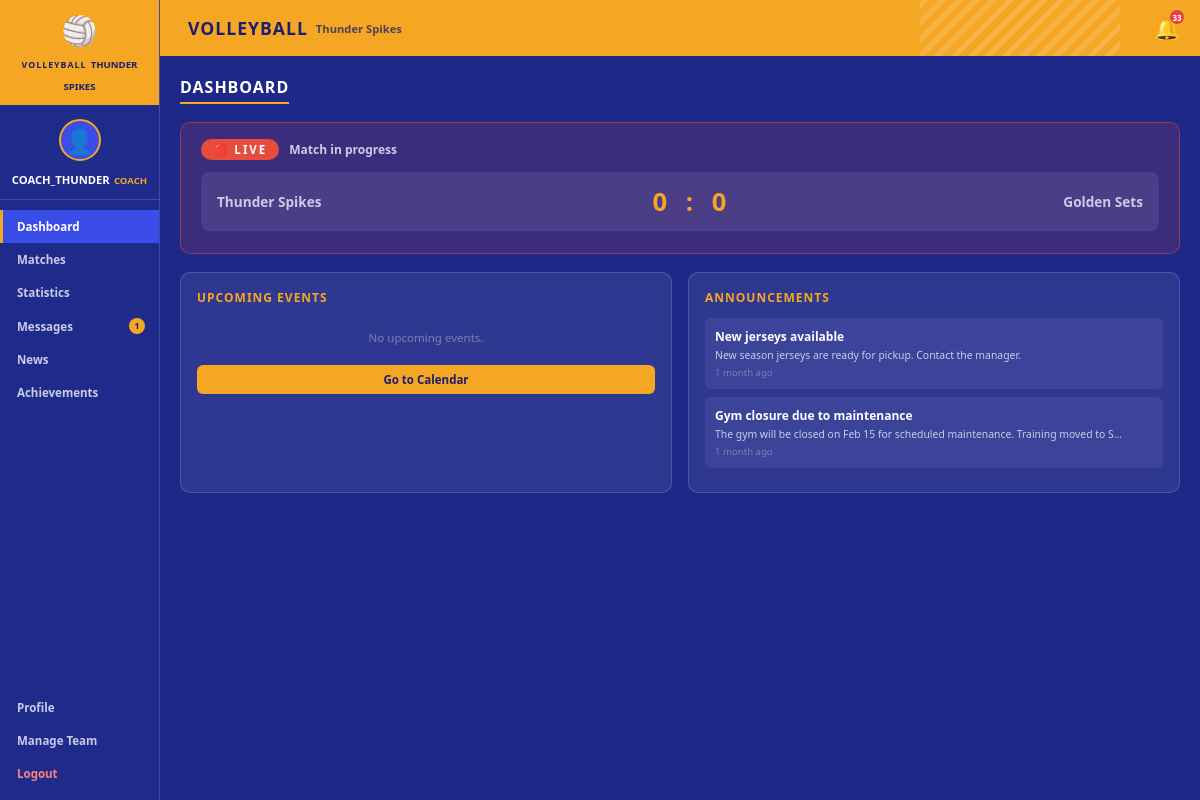
Screenshot of / (signed in) with the database file from the repository.
### scheduling/models.py (models this page shows, shortened)
class UserProfile(models.Model):
    ROLE_CHOICES = [
        ('player', 'Player'),
        ('captain', 'Captain'),
        ('coach', 'Coach'),
        ('parent', 'Parent'),
        ('manager', 'Manager'),
    ]
    user = models.OneToOneField(User, on_delete=models.CASCADE, related_name='profile')
    role = models.CharField(max_length=20, choices=ROLE_CHOICES, default='player')
    team = models.ForeignKey(Team, on_delete=models.SET_NULL, null=True, blank=True, related_name='members')
    avatar = models.ImageField(upload_to='avatars/', null=True, blank=True)

class Team(models.Model):
    name = models.CharField(max_length=100)
    created_at = models.DateTimeField(auto_now_add=True)

class Announcement(models.Model):
    team = models.ForeignKey(Team, on_delete=models.CASCADE, related_name='announcements')
    title = models.CharField(max_length=200)
    body = models.TextField()
    created_by = models.ForeignKey(User, on_delete=models.SET_NULL, null=True)
    created_at = models.DateTimeField(auto_now_add=True)
    class Meta:
        ordering = ['-created_at']

### volleyball_project/views.py (the view)
# urls.py: path('',              project_views.dashboard,      name='dashboard'),
@login_required
def dashboard(request):
    today = timezone.now()
    upcoming_events = []
    user_team = None
    if hasattr(request.user, 'profile') and request.user.profile.team:
        user_team = request.user.profile.team
    if user_team:
        upcoming_matches = Match.objects.filter(
            Q(home_team=user_team) | Q(away_team=user_team),
            date__gte=today,
            status='upcoming'
        ).select_related('home_team', 'away_team').order_by('date')[:3]
        upcoming_trainings = TrainingSession.objects.filter(
            team=user_team,
            date__gte=today,
            status='scheduled'
        ).select_related('team').order_by('date')[:3]
    else:
        upcoming_matches = []
        upcoming_trainings = []
    announcements = []
    if hasattr(request.user, 'profile') and request.user.profile.team:
        announcements = Announcement.objects.filter(
            team=request.user.profile.team
        ).order_by('-created_at')[:3]
    context = {
        'upcoming_matches': upcoming_matches,
        'upcoming_trainings': upcoming_trainings,
        'announcements': announcements,
        'active_page': 'dashboard',
    }
    return render(request, 'dashboard.html', context)

### volleyball_project/templates/dashboard.html (shortened to what this page needs)
{% extends 'base.html' %}
{% block page_title %}VOLLEYBALL{% endblock %}
{% block page_subtitle %}{{ request.user.profile.team.name|default:"TEAM NAME" }}{% endblock %}
{% block content %}
<div class="section-header">
    <h2 class="section-title">DASHBOARD</h2>
</div>
<div id="live-widget" style="display:none; background:rgba(231,76,60,0.15); border:1px solid rgba(231,76,60,0.5); border-radius:10px; padding:16px 20px; margin-bottom:18px;">
    <div style="display:flex; align-items:center; gap:10px; margin-bottom:12px;">
        <span style="background:#e74c3c; color:white; padding:3px 12px; border-radius:20px; font-size:0.72rem; font-weight:800; text-transform:uppercase; letter-spacing:2px; animation:pulse 1.4s infinite;">🔴 LIVE</span>
        <span style="font-size:0.75rem; color:#c8cce8; font-weight:600;">Match in progress</span>
    </div>
    <div id="live-matches-container"></div>
</div>
<div style="display:grid; grid-template-columns:1fr 1fr; gap:16px;">
    <div style="background:rgba(255,255,255,0.08); border-radius:10px; padding:16px; border:1px solid rgba(255,255,255,0.15);">
        <h3 style="font-size:0.75rem; font-weight:800; color:#f5a623; margin-bottom:12px; text-transform:uppercase; letter-spacing:1px;">UPCOMING EVENTS</h3>
        {% if not upcoming_matches and not upcoming_trainings %}
        <p style="font-size:0.72rem; color:#7a80b0; text-align:center; padding:12px 0;">No upcoming events.</p>
        {% endif %}
        <a href="{% url 'calendar' %}" style="display:block; text-align:center; padding:7px; background:var(--orange); color:#1a1f6e; border-radius:6px; font-size:0.72rem; font-weight:700; text-decoration:none; margin-top:8px;">Go to Calendar</a>
    </div>
    <div style="background:rgba(255,255,255,0.08); border-radius:10px; padding:16px; border:1px solid rgba(255,255,255,0.15);">
        <h3 style="font-size:0.75rem; font-weight:800; color:#f5a623; margin-bottom:12px; text-transform:uppercase; letter-spacing:1px;">ANNOUNCEMENTS</h3>
        {% for ann in announcements %}
        <div style="background:rgba(255,255,255,0.06); border-radius:6px; padding:10px; margin-bottom:8px;">
            <div style="font-size:0.75rem; font-weight:700;">{{ ann.title }}</div>
            <div style="font-size:0.65rem; color:#c8cce8; margin-top:3px;">{{ ann.body|truncatechars:80 }}</div>
            <div style="font-size:0.6rem; color:#7a80b0; margin-top:4px;">{{ ann.created_at|timesince }} ago</div>
        </div>
        {% empty %}
        <p style="font-size:0.72rem; color:#7a80b0; text-align:center; padding:12px 0;">No announcements.</p>
        {% endfor %}
    </div>
</div>
{% endblock %}

### volleyball_project/templates/base.html (shortened to what this page needs)
<!DOCTYPE html>
<html lang="en">
<head>
    {% load static %}
    <link rel="stylesheet" href="{% static 'css/volleyball.css' %}">
</head>
<body>
    <div class="app-layout">
        <aside class="sidebar">
            <div class="sidebar-header">
                <div class="team-logo">
                    <div class="volleyball-icon">🏐</div>
                    <div class="team-info">
                        <span class="team-label">VOLLEYBALL</span>
                        <span class="team-name">{{ request.user.profile.team.name|default:"TEAM NAME" }}</span>
                    </div>
                </div>
            </div>
            <div class="user-profile">
                <div class="avatar">
                    {% if request.user.profile.avatar %}
                        <img src="{{ request.user.profile.avatar.url }}" alt="avatar">
                    {% else %}
                        <div class="avatar-placeholder">👤</div>
                    {% endif %}
                </div>
                <div class="user-details">
                    <span class="username">{{ request.user.username }}</span>
                    <span class="user-role">{{ request.user.profile.get_role_display|default:"Player"|upper }}</span>
                </div>
            </div>
            <nav class="sidebar-nav">
                <a href="{% url 'dashboard' %}" class="nav-item {% if active_page == 'dashboard' %}active{% endif %}">
                    Dashboard
                </a>
                <a href="{% url 'matches' %}" class="nav-item {% if active_page == 'matches' %}active{% endif %}">
                    Matches
                </a>
                <a href="{% url 'statistics' %}" class="nav-item {% if active_page == 'statistics' %}active{% endif %}">
                    Statistics
                </a>
                <a href="{% url 'messages' %}" class="nav-item {% if active_page == 'messages' %}active{% endif %}" style="display:flex; justify-content:space-between; align-items:center;">
                    Messages
                    <span id="msg-badge" style="display:none; background:#f5a623; color:#1a1f6e; border-radius:50%; width:16px; height:16px; font-size:0.55rem; font-weight:900; align-items:center; justify-content:center;"></span>
                </a>
                <a href="{% url 'news' %}" class="nav-item {% if active_page == 'news' %}active{% endif %}">
                    News
                </a>
                <a href="{% url 'achievements' %}" class="nav-item {% if active_page == 'achievements' %}active{% endif %}">
                    Achievements
                </a>
                <a href="{% url 'profile' %}" class="nav-item {% if active_page == 'profile' %}active{% endif %}" style="margin-top:auto;">
                    Profile
                </a>
                {% if request.user.profile.role in 'coach,manager' %}
                <a href="{% url 'manage_team_members' %}" class="nav-item {% if active_page == 'manage_team' %}active{% endif %}">
                    Manage Team
                </a>
                {% endif %}
                <a href="{% url 'logout' %}" class="nav-item" style="color:#ff8080;">
                    Logout
                </a>
            </nav>
        </aside>
        <main class="main-content">
            <header class="top-header">
                <div class="header-title">
                    <h1>{% block page_title %}VOLLEYBALL{% endblock %}</h1>
                    <span class="header-subtitle">{% block page_subtitle %}{% endblock %}</span>
                </div>
                <div class="header-actions">
                    <a href="{% url 'notifications' %}" class="bell-btn" title="Notifications" style="position:relative;">
                        🔔
                        <span id="notif-badge" style="display:none; position:absolute; top:-4px; right:-4px; background:#e84040; color:#fff; border-radius:50%; width:14px; height:14px; font-size:0.5rem; font-weight:900; align-items:center; justify-content:center;"></span>
                    </a>
                </div>
            </header>
            <div class="page-body">
                {% block content %}{% endblock %}
            </div>
        </main>
    </div>
</body>
</html>

### volleyball_project/static/css/volleyball.css (style rules this page uses)
:root { --blue-dark: #1a1f6e; --blue-mid: #2a35c9; --blue-light: #3b4de8; --blue-sidebar: #1e2b8a; --orange: #f5a623; --orange-dark: #e08800; --white: #ffffff; --gray-light: #f0f2ff; --gray-mid: #c8cce8; --gray-text: #7a80b0; --red: #e84040; --green: #27ae60; --border: rgba(255,255,255,0.15); --shadow: 0 4px 16px rgba(26,31,110,0.18); --radius: 10px; --radius-sm: 6px; }
* { box-sizing: border-box; margin: 0; padding: 0; }
body { font-family: 'Segoe UI', Arial, sans-serif; background: #0f1450; color: var(--white); min-height: 100vh; }
.app-layout { display: flex; min-height: 100vh; }
.sidebar { width: 160px; min-height: 100vh; background: var(--blue-sidebar); display: flex; flex-direction: column; padding: 0; flex-shrink: 0; border-right: 1px solid var(--border); }
.sidebar-header { background: var(--orange); padding: 10px 8px; text-align: center; }
.team-logo { display: flex; flex-direction: column; align-items: center; gap: 2px; }
.volleyball-icon { font-size: 1.8rem; }
.team-label { font-size: 0.55rem; font-weight: 800; color: var(--blue-dark); letter-spacing: 1px; text-transform: uppercase; }
.team-name { font-size: 0.6rem; font-weight: 700; color: var(--blue-dark); text-transform: uppercase; }
.user-profile { display: flex; flex-direction: column; align-items: center; padding: 14px 8px 10px; border-bottom: 1px solid var(--border); gap: 6px; }
.avatar { width: 42px; height: 42px; border-radius: 50%; background: var(--blue-light); overflow: hidden; display: flex; align-items: center; justify-content: center; border: 2px solid var(--orange); }
.avatar-placeholder { font-size: 1.5rem; }
.username { font-size: 0.7rem; font-weight: 700; text-align: center; text-transform: uppercase; }
.user-role { font-size: 0.6rem; color: var(--orange); font-weight: 600; text-align: center; }
.sidebar-nav { display: flex; flex-direction: column; padding: 10px 0; flex: 1; }
.nav-item { display: block; padding: 9px 14px; font-size: 0.72rem; font-weight: 600; color: var(--gray-mid); text-decoration: none; border-left: 3px solid transparent; transition: all 0.15s ease; text-transform: capitalize; }
.nav-item:hover, .nav-item.active { background: var(--blue-light); color: var(--white); border-left-color: var(--orange); }
.main-content { flex: 1; display: flex; flex-direction: column; background: #1e2888; min-height: 100vh; }
.top-header { display: flex; align-items: center; justify-content: space-between; padding: 0 20px; background: var(--orange); height: 56px; position: relative; overflow: hidden; }
.top-header::before { content: ''; position: absolute; right: 80px; top: 0; width: 200px; height: 100%; background: repeating-linear-gradient( -45deg, transparent, transparent 6px, rgba(255,255,255,0.15) 6px, rgba(255,255,255,0.15) 12px ); }
.header-title { display: flex; align-items: center; gap: 8px; position: relative; z-index: 1; }
.header-title h1 { font-size: 1.1rem; font-weight: 900; color: var(--blue-dark); letter-spacing: 1px; }
.header-subtitle { font-size: 0.7rem; font-weight: 700; color: var(--blue-dark); opacity: 0.75; }
.bell-btn { font-size: 1.3rem; text-decoration: none; position: relative; z-index: 1; color: var(--blue-dark); }
.page-body { padding: 20px; flex: 1; }
.section-header { display: flex; align-items: center; justify-content: space-between; margin-bottom: 18px; }
.section-title { font-size: 1rem; font-weight: 800; color: var(--white); letter-spacing: 1px; border-bottom: 2px solid var(--orange); padding-bottom: 4px; }

### rows the page displays
Announcement: title "New jerseys available", body "New season jerseys are ready for pickup. Contact the manager.", created_at "1 month"
Announcement: title "Gym closure due to maintenance", body "The gym will be closed on Feb 15 for scheduled maintenance. Training moved to S…", created_at "1 month"

### other values shown
{{ request.user.profile.team.name|default:"TEAM NAME" }} "THUNDER SPIKES"
{{ request.user.username }} "COACH_THUNDER"
{{ request.user.profile.get_role_display|default:"Player"|upper }} "COACH"
{{ request.user.profile.team.name|default:"TEAM NAME" }} "Thunder Spikes"
